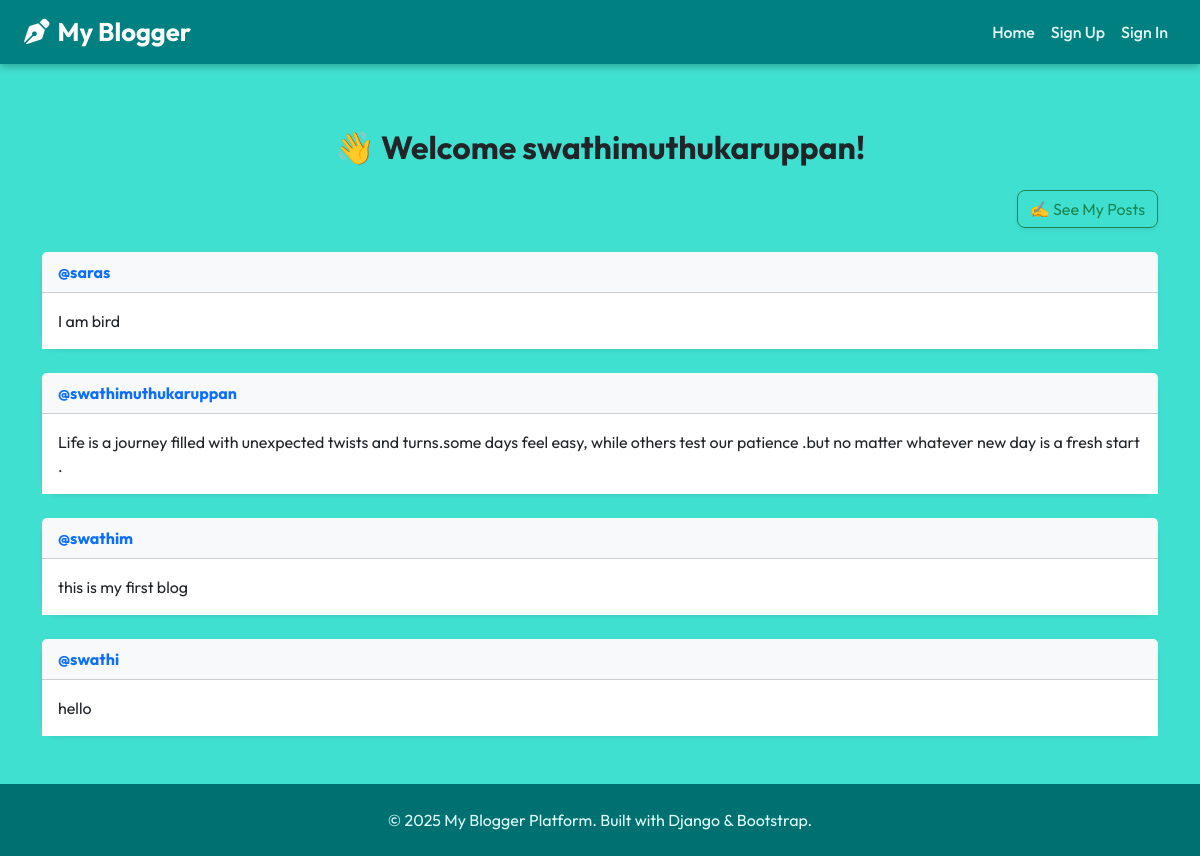
The app's page /readerpg/swathimuthukaruppan with its own data.
### blog_spot/models.py (models this page shows)
class User(models.Model):
    usr_name = models.CharField(max_length=30)
    password = models.CharField(max_length = 20)
    role = models.CharField(max_length=1)
    class Meta:
        db_table = 'user_tbl'

class Blogs(models.Model):
    usr_name = models.CharField(max_length=30)
    pst = models.TextField(max_length = 400)
    class Meta:
        db_table = 'blogs_tbl'

### blog_spot/views.py (the view)
# urls.py: path('readerpg/<str:usr>',views.view_page, name = 'reader_pg'),
def view_page(req,usr):
    blg = Blogs.objects.all()
    user = User.objects.filter(usr_name = usr).first()
    return render(req, 'blog_spot/view_page.html',{'Username':user.usr_name, 'blogs':blg, 'status':user.role})

### blog_spot/templates/blog_spot/view_page.html (shortened to what this page needs)
{% extends 'blog_spot/base.html' %}
{% block content %}
<div class="container mt-5 animate__animated animate__fadeIn">
    <h2 class="mb-4 text-center text-dark fw-bold">👋 Welcome {{ Username }}!</h2>
    {% if status == 'b' %}
        <div class="text-end mb-4">
            <a href="{% url 'user_pg' usr=Username %}" class="btn btn-outline-success rounded-3 shadow-sm">
                ✍️ See My Posts
            </a>
        </div>
    {% endif %}
    {% for blog in blogs %}
        <div class="card shadow-sm mb-4 border-0 rounded-4">
            <div class="card-header bg-light d-flex justify-content-between align-items-center">
                <strong class="text-primary">@{{ blog.usr_name }}</strong>
            </div>
            <div class="card-body bg-white">
                <p class="card-text" style="white-space: pre-line;">{{ blog.pst }}</p>
            </div>
        </div>
    {% empty %}
        <div class="alert alert-info text-center rounded-3 shadow-sm">
            💤 No blog posts available.
        </div>
    {% endfor %}
</div>
{% endblock %}

### blog_spot/templates/blog_spot/base.html (style rules this page uses)
body { font-family: 'Outfit', sans-serif; background-color: #40E0D0; color: #073b3a; }
.card { transition: transform 0.3s ease, box-shadow 0.3s ease; border: none; }

### records on screen
User: usr_name "swathimuthukaruppan"
Blogs: usr_name "saras", pst "I am bird"
Blogs: usr_name "swathimuthukaruppan", pst "Life is a journey filled with unexpected twists and turns.some days feel easy, while others test our patience .but no matter whatever new day is a fresh start ."
Blogs: usr_name "swathim", pst "this is my first blog"
Blogs: usr_name "swathi", pst "hello"
